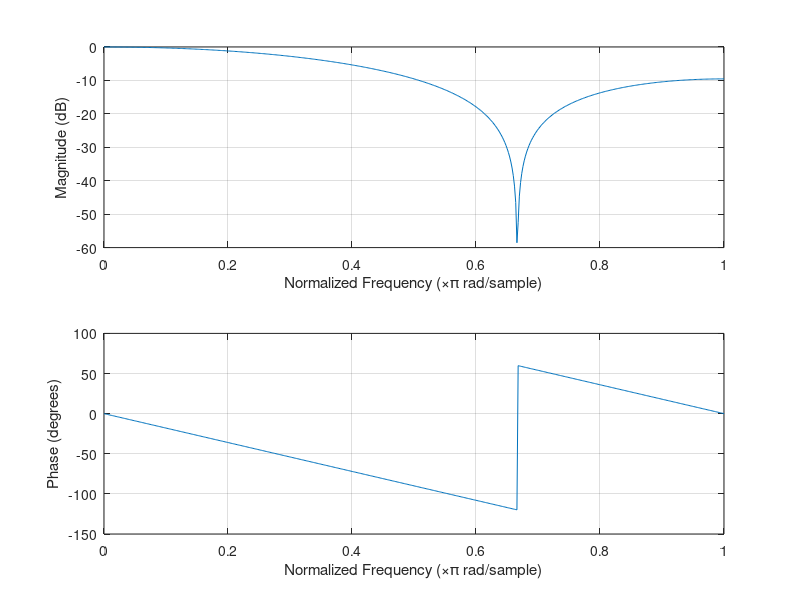
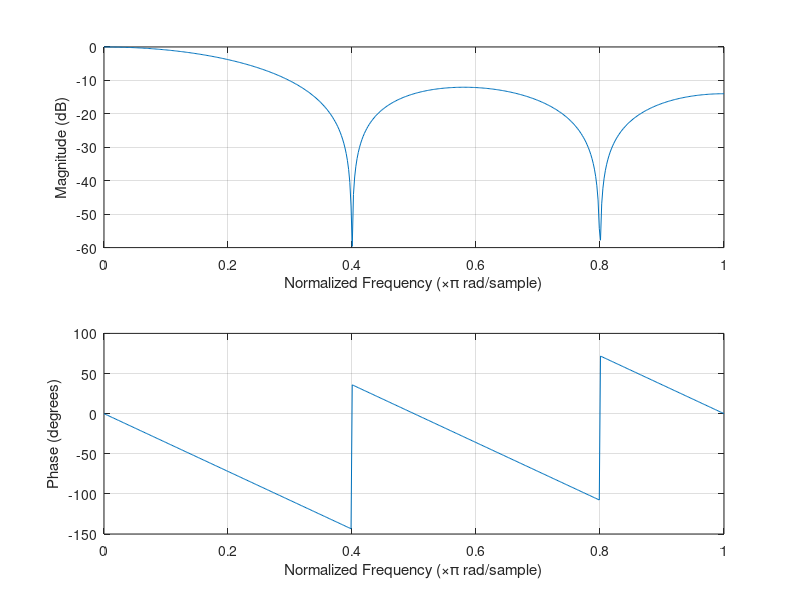
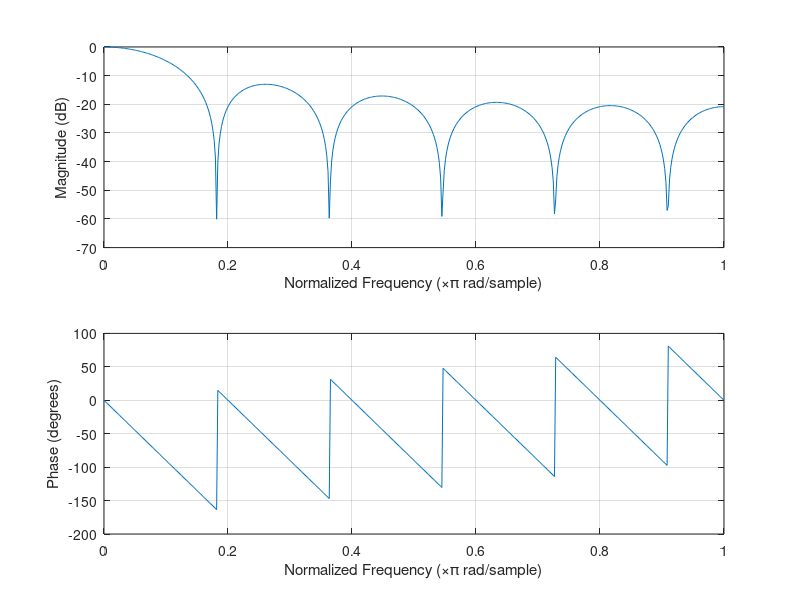
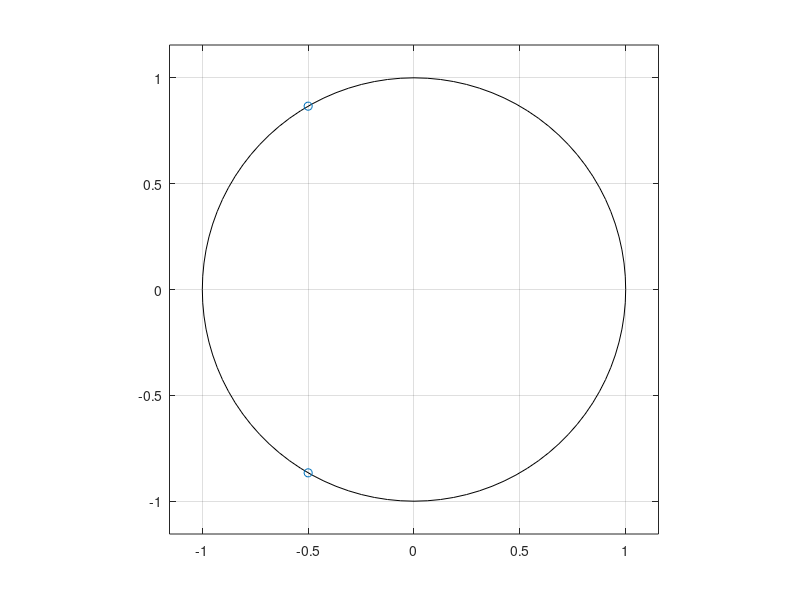

The MATLAB source for these figures, in order: (Note: this script raises an error after producing the figures.)
%el18153
%ΚΥΡΙΑΚΟΠΟΥΛΟΣ
%ΓΙΩΡΓΟΣ

%1.1.a
b1 = ones(3,1)/3;
a1 = 1;

b2 = ones(5,1)/5;
a2 = 1;

b3 = ones(11,1)/11;
a3 = 1;

%1.1.b
figure;
freqz(b1,a1);

figure;
freqz(b2,a2);

figure;
freqz(b3,a3);

%1.1.c
[z1,p1,k1] = tf2zp(b1,a1);
figure;
zplane(z1,p1);

[z2,p2,k2] = tf2zp(b2,a2);
figure;
zplane(z2,p2);

[z3,p3,k3] = tf2zp(b3,a3);
figure;
zplane(z3,p3);

%1.2.a
z = [1.2;-0.6];
p = [0.68+0.51*j;0.68-0.51*j];

figure;
zplane(z,p);

[b,a] = zp2tf(z,p,1);

%1.2.b
figure;
freqz(b,a);

%1.2.c
[x,t] = impz(b,a);
figure;
stem(t,x);

stepz(b,a,100);

%1.2.d
p1 = [0.76+0.57*j;0.76-0.57*j];
p2 = [0.8+0.6*j;0.8-0.6*j];
p3 = [0.84+0.63*j;0.84-0.63*j];

[bp1,ap1] = zp2tf(z,p1,1);
[bp2,ap2] = zp2tf(z,p2,1);
[bp3,ap3] = zp2tf(z,p3,1);

stepz(bp1,ap1,100);
stepz(bp2,ap2,100);
stepz(bp3,ap3,100);

figure;
freqz(bp1,ap1);

%1.2.e
[u1,t1] = gensig("pulse",50,100,1);
[u2,t2] = gensig("pulse",5,100,1);

y1 = filter(b,a,[u1,t1]);
y2 = filter(b,a,[u2,t2]);

figure;
plot(y1(:,1));
figure;
plot(y2(:,1));

%1.2.st
p4 = [0+0.8*j;0-0.8*j];

figure;
zplane(z,p4);

[bp4,ap4] = zp2tf(z,p4,1);

figure;
freqz(bp4,ap4);

%%%%%%%%%%%%%%%%%%%%%%%%%%%%%%%%%%%%%%%%%%%%%%%%%

%2.1.a
[y1,fs1] = audioread('flute_note.wav');
sound(y1,fs1);

[y2,fs2] = audioread('clarinet_note.wav');
sound(y2,fs2);

[y3,fs3] = audioread('cello_note.wav');
sound(y3,fs3);

%2.1.b
z1 = y1(50000:50999);
figure;
plot(z1);

z2 = y2(40000:40999);
figure;
plot(z2);

z3 = y3(30000:30999);
figure;
plot(z3);

%2.1.c
s1 = abs(fft(y1,fs1));
figure;
plot(s1);

s2 = abs(fft(y2,fs2));
figure;
plot(s2);

s3 = abs(fft(y3,fs3));
figure;
plot(s3);

%2.1.d
l1 = length(y1);
m1 = max(y1);
k1 = y1/abs(m1);
a1 = buffer(k1,1000);
b1 = a1';
e1 = zeros(1,ceil(l1/1000));
for i = 1:ceil(l1/1000)
  e1(i) = conv((k1(i)).^2,(b1(i)).^2);
endfor;
t1 = 0:0.001:((l1-1)/1000);
td1 = 0:floor(l1/1000);
figure;
plot(t1,k1,td1,e1);

l2 = length(y2);
m2 = max(y2);
k2 = y2/abs(m2);
a2 = buffer(k2,1000);
b2 = a2';
e2 = zeros(1,ceil(l2/1000));
for i = 1:ceil(l2/1000)
  e2(i) = conv((k2(i)).^2,(b2(i)).^2);
endfor;
t2 = 0:0.001:((l2-1)/1000);
td2 = 0:floor(l2/1000);
figure;
plot(t2,k2,td2,e2);

l3 = length(y3);
m3 = max(y3);
k3 = y3/abs(m3);
a3 = buffer(k3,1000);
b3 = a3';
e3 = zeros(1,ceil(l3/1000));
for i = 1:ceil(l3/1000)
  e3(i) = conv((k3(i)).^2,(b3(i)).^2);
endfor;
t3 = 0:0.001:((l3-1)/1000);
td3 = 0:floor(l3/1000);
figure;
plot(t3,k3,td3,e3);

%2.1.e
[y4,fs4] = audioread('cello_note_noisy.wav');
s4 = abs(fft(y4,fs4));
sound(y4,fs4);
figure;
plot(s4);

%2.1.st
w = 20;
b = (1/w)*ones(1,w);
a = 1;
f = filter(b,a,y4);
plot(abs(fft(f,fs4)));
sound(f,fs4,16);

%2.1.z
p1 = [2390/(fs3/2) 2410/(fs3/2)];
[b,a] = butter(2,p1);
f1 = filter(b,a,y3);
figure;
plot(abs(fft(f1)));
figure;
plot(f1(20000:20999));

p2 = [1670/(fs3/2) 1690/(fs3/2)];
[b,a] = butter(2,p2);
f2 = filter(b,a,y3);
figure;
plot(abs(fft(f2)));
figure;
plot(f2(20000:20999));

%2.2.a
[y,fs] = audioread('flute_note.wav');
k = y(40000:40833);

%2.2.b
a = fft(k);
s = abs(a);
figure;
plot(s);

for i=1:9
	c(i) = s(10*i+1)/s(11);
end;


%2.2.c
for i=1:9
	f(i) = angle(a(10*i+1));
end;

%2.2.d
t = linspace(0,2,2*fs);
x = 0;
for i=1:9
	x = x + c(i)*cos(2*pi*i*529*t+f(i));
end;

%2.2.e
w = x(40000:40833);
m = max(w);
r = w/abs(m);
figure;
plot(r);
figure;
plot(k);
sound(x/10,fs);
sound(y,fs);

%2.2.st
audiowrite('reconstructed.wav',x/10,fs);